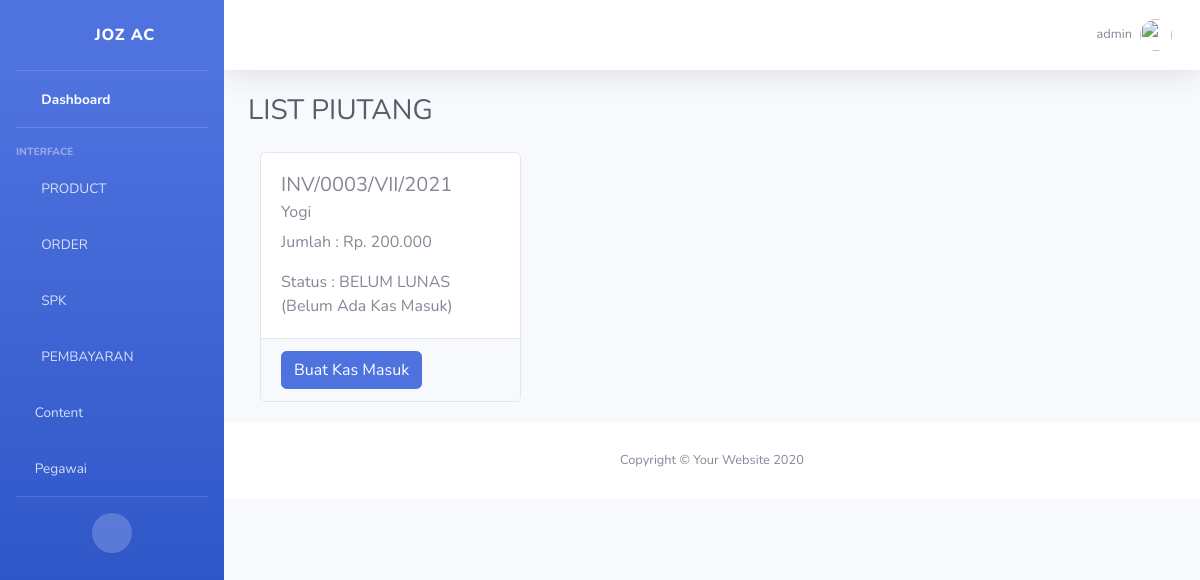
The page /pembayaran/admin/list/ (signed in) on the database its author committed.
### account/models.py (models this page shows)
class Account(AbstractBaseUser, PermissionsMixin):
	jabatanChoice        = [
	('ADMIN','ADMIN'),
	('TEKNISI','TEKNISI'),
	]
	username 	= models.CharField(max_length=20, unique=True)
	jabatan 	= models.CharField(choices=jabatanChoice, max_length=8)
	date_joined = models.DateTimeField(auto_now_add=True)
	last_login 	= models.DateTimeField(auto_now=True)
	is_active = models.BooleanField(default=True)
	is_staff = models.BooleanField(default=True)
	is_superuser = models.BooleanField(default=False)
	is_admin	= models.BooleanField(default=True)
	objects = AccountManage()
	USERNAME_FIELD = 'username'
	REQUIRED_FIELDS = []
	def __str__(self):
		return self.username
	class Meta:
		verbose_name = 'Account'
		verbose_name_plural = 'Account'

### pesanan/models.py (models this page shows, shortened)
class InvoiceModel(models.Model):
    statusChoise = [
    ('LUNAS','LUNAS'),
    ('BELUM', 'BELUM LUNAS'),
    ]
    Invoice             = models.CharField(max_length=20, verbose_name='Nomor Invoice')
    clientINV           = models.OneToOneField(ClientModel, blank=True, null=True, related_name='InvoiceClient', verbose_name='Invoice Client', on_delete=models.SET_NULL)
    statusPembayaran    = models.CharField(choices=statusChoise, max_length=20, default='BELUM')
    Keterangan          = models.TextField()
    tanggal			    = models.DateField(auto_now=True, editable=False, verbose_name='Tanggal')
    totalInvoice	    = models.PositiveIntegerField(default=0, verbose_name='Total Pembayaran')
    slug_Invoice	    = models.SlugField()
    class Meta:
        verbose_name='Invoice'
        verbose_name_plural='Invoice'

### client/models.py (models this page shows, shortened)
class ClientModel(models.Model):
    nama_Client 		= models.CharField(max_length=30, verbose_name='Nama')
    noTelp_Client		= models.CharField(max_length=15, verbose_name='Phone')
    email_Client		= models.EmailField(verbose_name='Email')
    alamat_Client		= models.CharField(max_length=254, verbose_name='Alamat')
    kecamatan_Client	= models.CharField(max_length=30, null=True, blank=True, verbose_name='Kecamatan')
    kelurahan_Client	= models.CharField(max_length=30, null=True, blank=True, verbose_name='Kelurahan')
    kodePos_Client		= models.CharField(max_length=30, null=True, blank=True, verbose_name='Kode Pos')
    kota_Client			= models.CharField(max_length=30, verbose_name='Kota')
    slug_Client			= models.SlugField()
    class Meta:
        verbose_name='Client'

### pembayaran/views.py (the view)
# urls.py: path('admin/list/', ListPayment.as_view(), name='list'),
class ListPayment(LoginRequiredMixin, ListView):
	login_url = reverse_lazy('account:login')
	model = InvoiceModel
	template_name = 'pembayaran/ListView.html'
	queryset = model.objects.filter(statusPembayaran="BELUM")
	extra_context = {
	'invoice':InvoiceModel.objects.filter(statusPembayaran="BELUM")
	}
	context_object_name = 'object'

### pembayaran/templates/pembayaran/ListView.html
{% extends "admin/base_admin.html" %}
{% load humanize %}
{% block Content %}
	<div class="container-fluid">
		<div class=" d-sm-flex align-items-center justify-content-between mb-4">
	    	<h1 class="h3 mb-0 text-gray-800">LIST PIUTANG</h1>
		</div>
		<div class="CardInv" style="margin-bottom: 20px;">
			{% for data in object %}
				<div class="col-sm-4 card-deck mb-3">
					<div class="card">
					  <div class="card-body">
					    <h5 class="card-title">{{data.Invoice}}</h5>
					    <h6 class="card-subtitle mb-2 text-muted">{{data.clientINV.nama_Client}}</h6>
					    <p class="card-text">Jumlah : Rp. {{data.totalInvoice|intcomma}}</p>
				    	<p class="card-text">Status : {{data.get_statusPembayaran_display}} (Belum Ada Kas Masuk)</p>
					  </div>
					    <div class="card-footer">
						    <a href="{% url "pembayaran:create" slug=data.slug_Invoice %}" class="card-link btn btn-primary">Buat Kas Masuk</a>
						</div>
					</div>
				</div>
			{% endfor %}
		</div>
	</div>
{% endblock Content %}

### templates/admin/include/topBar.html (shortened to what this page needs)
{% load static %}
                <nav class="navbar navbar-expand navbar-light bg-white topbar mb-4 static-top shadow">
                    <ul class="navbar-nav ml-auto">
                        <li class="nav-item dropdown no-arrow">
                            <a class="nav-link dropdown-toggle" href="#" id="userDropdown" role="button"
                                data-toggle="dropdown" aria-haspopup="true" aria-expanded="false">
                                <span class="mr-2 d-none d-lg-inline text-gray-600 small">{{request.user}}</span>
                                <img class="img-profile rounded-circle" src="{% static "img/undraw_profile.svg" %}">
                            </a>
                        </li>
                    </ul>
                </nav>

### rows shown on the page
Account: user "admin"
InvoiceModel: Invoice "INV/0003/VII/2021", clientINV.nama_Client "Yogi", totalInvoice "200.000", statusPembayaran "BELUM LUNAS"
